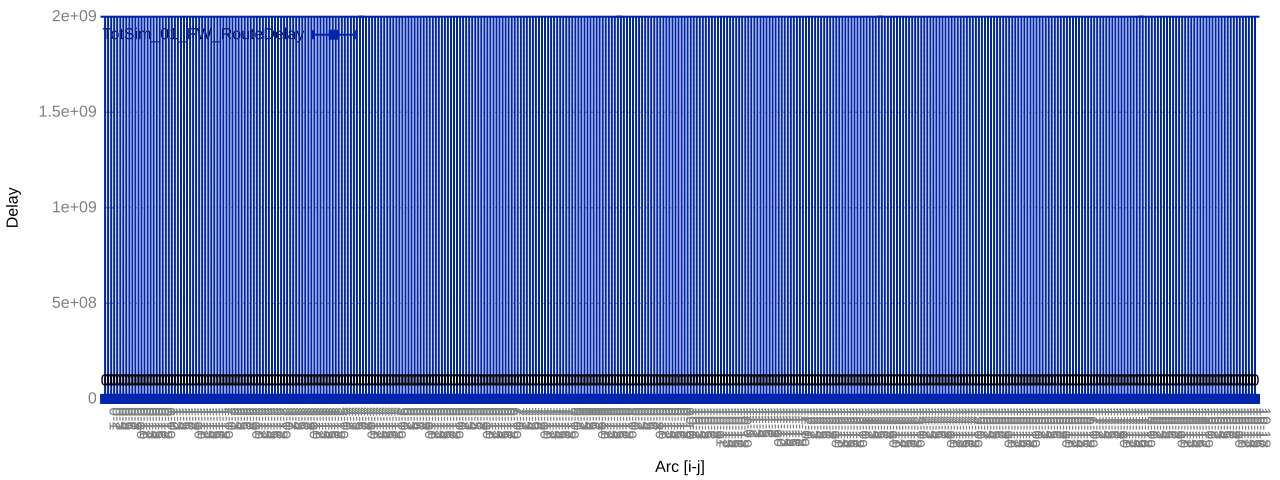

Source code (gnuplot):
set terminal svg size 1280,480
set output "TotSim_01_routeFWDelay.svg"
set key left top
set datafile separator ","
set xlabel "Arc [i-j]"
set ylabel "Delay"
set style line 1 lc rgb '#0025ad' pt 5 lt 1 lw 2 # --- blue
set style line 2 lc rgb '#00ad88' pt 7 lt 1 lw 2 # --- cyan
set style line 3 lc rgb '#09ad00' pt 9 lt 1 lw 2 # --- green
set style line 4 lc rgb '#ba55cc' pt 13 lt 1 lw 2 # --- violet
set style line 5 lc rgb '#ff8000' pt 15 lt 1 lw 2 # --- orange
set style line 11 lc rgb '#808080' lt 1 
set border 3 back ls 11
set tics nomirror
set style line 12 lc rgb '#808080' lt 0 lw 1
set grid back ls 12
set xtics rotate by -90 left
plot 'TotSim_01_routeFWDelay.csv' using 0:3:4:5:xticlabels(1) with yerrorbars ls 1 title "TotSim_01_FW_RouteDelay", 'TotSim_01_routeFWDelay.csv' using 0:5:($2) with labels offset 0,1 notitle 
